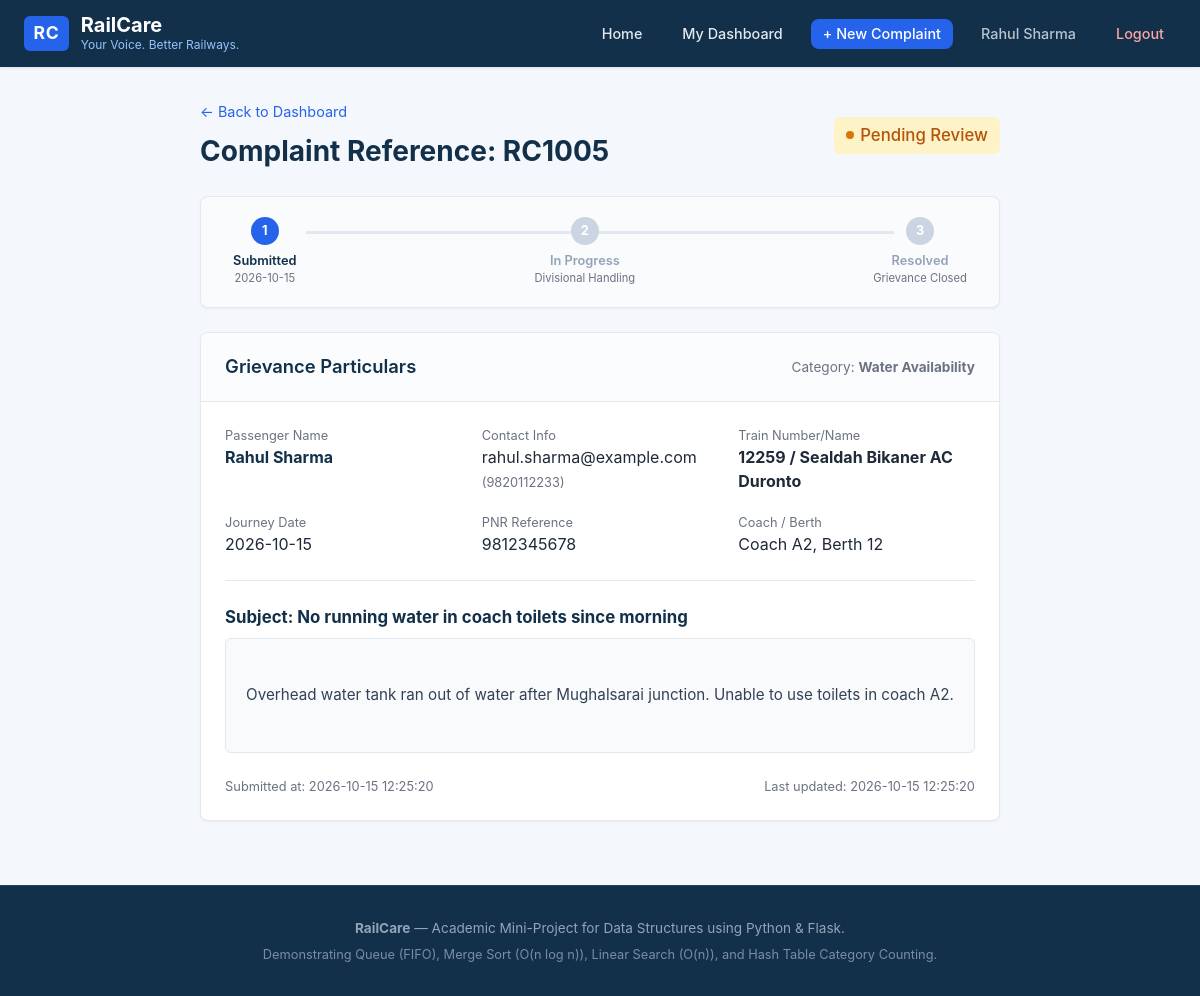
The page /complaints/track/RC1005 (signed in) on the database its author committed.
### tables this page shows
CREATE TABLE users (
        id INTEGER PRIMARY KEY AUTOINCREMENT,
        full_name TEXT NOT NULL,
        email TEXT UNIQUE NOT NULL,
        mobile TEXT NOT NULL,
        password_hash TEXT NOT NULL,
        is_admin INTEGER DEFAULT 0,
        created_at DATETIME DEFAULT CURRENT_TIMESTAMP
    );

CREATE TABLE complaints (
        id INTEGER PRIMARY KEY AUTOINCREMENT,
        complaint_id TEXT UNIQUE NOT NULL,
        user_id INTEGER NOT NULL,
        train_number TEXT NOT NULL,
        pnr_number TEXT,
        journey_date DATE NOT NULL,
        category TEXT NOT NULL,
        subject TEXT NOT NULL,
        description TEXT NOT NULL,
        location TEXT,
        status TEXT NOT NULL CHECK(status IN ('Pending', 'In Progress', 'Resolved')),
        created_at DATETIME DEFAULT CURRENT_TIMESTAMP,
        updated_at DATETIME DEFAULT CURRENT_TIMESTAMP,
        FOREIGN KEY (user_id) REFERENCES users (id) ON DELETE CASCADE
    );

### routes/complaints.py (the view)
@complaints_bp.route('/track/<complaint_id>')
def track_complaint(complaint_id):
    if 'user_id' not in session:
        flash('Please log in to track your complaint.', 'warning')
        return redirect(url_for('auth.login'))
    conn = get_db()
    cursor = conn.cursor()
    cursor.execute("""
        SELECT c.*, u.full_name as passenger_name, u.email as passenger_email, u.mobile as passenger_mobile
        FROM complaints c
        JOIN users u ON c.user_id = u.id
        WHERE c.complaint_id = ?;
    """, (complaint_id,))
    row = cursor.fetchone()
    conn.close()
    if not row:
        flash(f'Complaint with ID "{complaint_id}" was not found.', 'danger')
        if session.get('is_admin'):
            return redirect(url_for('admin.dashboard'))
        return redirect(url_for('user.dashboard'))
    complaint = dict(row)
    if not session.get('is_admin') and complaint['user_id'] != session['user_id']:
        flash('Access denied. You can only view complaints filed under your account.', 'danger')
        return redirect(url_for('user.dashboard'))
    return render_template('complaint_details.html', complaint=complaint, is_admin=session.get('is_admin', False))

### database.py (called while the page is built)
def get_db():
    if not os.path.exists(Config.INSTANCE_DIR):
        os.makedirs(Config.INSTANCE_DIR, exist_ok=True)
    conn = sqlite3.connect(Config.DATABASE)
    conn.row_factory = sqlite3.Row
    conn.execute("PRAGMA foreign_keys = ON;")
    return conn

### templates/complaint_details.html (shortened to what this page needs)
{% extends 'base.html' %}
{% block content %}
<div style="max-width: 850px; margin: 0 auto;">
  <div style="display: flex; justify-content: space-between; align-items: center; margin-bottom: 1.5rem; flex-wrap: wrap; gap: 1rem;">
    <div>
      <a href="{% if is_admin %}{{ url_for('admin.dashboard') }}{% else %}{{ url_for('user.dashboard') }}{% endif %}" style="color: var(--color-secondary); text-decoration: none; font-size: 0.9rem;">
        &larr; Back to Dashboard
      </a>
      <h1 style="font-size: 1.75rem; color: var(--color-primary); margin-top: 0.4rem; font-weight: 700;">
        Complaint Reference: {{ complaint.complaint_id }}
      </h1>
    </div>
    <div>
      {% if complaint.status == 'Pending' %}
        <span class="status-indicator status-pending" style="font-size: 1.05rem; padding: 0.35rem 0.75rem; background: #FEF3C7; border-radius: 6px;">
          <span class="status-dot"></span> Pending Review
        </span>
      {% elif complaint.status == 'In Progress' %}
        <span class="status-indicator status-in-progress" style="font-size: 1.05rem; padding: 0.35rem 0.75rem; background: #DBEAFE; border-radius: 6px;">
          <span class="status-dot"></span> In Progress
        </span>
      {% else %}
        <span class="status-indicator status-resolved" style="font-size: 1.05rem; padding: 0.35rem 0.75rem; background: #DCFCE7; border-radius: 6px;">
          <span class="status-dot"></span> Resolved
        </span>
      {% endif %}
    </div>
  </div>
  <div class="card" style="margin-bottom: 1.5rem; background: #FAFBFD;">
    <div class="card-body" style="padding: 1.25rem 2rem;">
      <div style="display: flex; justify-content: space-between; position: relative;">
        <div style="position: absolute; top: 14px; left: 10%; right: 10%; height: 3px; background: #E2E8F0; z-index: 1;"></div>
        <div style="position: relative; z-index: 3; text-align: center;">
          <div style="width: 28px; height: 28px; border-radius: 50%; background: var(--color-secondary); color: white; display: flex; align-items: center; justify-content: center; margin: 0 auto 0.4rem auto; font-size: 0.8rem; font-weight: bold;">
            1
          </div>
          <div style="font-size: 0.8rem; font-weight: 600; color: var(--color-primary);">Submitted</div>
          <div style="font-size: 0.7rem; color: var(--color-text-muted);">{{ complaint.created_at[:10] }}</div>
        </div>
        <div style="position: relative; z-index: 3; text-align: center;">
          <div style="width: 28px; height: 28px; border-radius: 50%; background: {% if complaint.status in ['In Progress', 'Resolved'] %}var(--color-secondary){% else %}#CBD5E1{% endif %}; color: white; display: flex; align-items: center; justify-content: center; margin: 0 auto 0.4rem auto; font-size: 0.8rem; font-weight: bold;">
            2
          </div>
          <div style="font-size: 0.8rem; font-weight: 600; color: {% if complaint.status in ['In Progress', 'Resolved'] %}var(--color-primary){% else %}#94A3B8{% endif %};">In Progress</div>
          <div style="font-size: 0.7rem; color: var(--color-text-muted);">Divisional Handling</div>
        </div>
        <div style="position: relative; z-index: 3; text-align: center;">
          <div style="width: 28px; height: 28px; border-radius: 50%; background: {% if complaint.status == 'Resolved' %}var(--color-success){% else %}#CBD5E1{% endif %}; color: white; display: flex; align-items: center; justify-content: center; margin: 0 auto 0.4rem auto; font-size: 0.8rem; font-weight: bold;">
            3
          </div>
          <div style="font-size: 0.8rem; font-weight: 600; color: {% if complaint.status == 'Resolved' %}var(--color-success){% else %}#94A3B8{% endif %};">Resolved</div>
          <div style="font-size: 0.7rem; color: var(--color-text-muted);">Grievance Closed</div>
        </div>
      </div>
    </div>
  </div>
  <div class="card">
    <div class="card-header">
      <h3>Grievance Particulars</h3>
      <span style="font-size: 0.85rem; color: var(--color-text-muted);">
        Category: <strong>{{ complaint.category }}</strong>
      </span>
    </div>
    <div class="card-body">
      <div style="display: grid; grid-template-columns: repeat(auto-fit, minmax(220px, 1fr)); gap: 1.25rem; margin-bottom: 1.5rem; padding-bottom: 1.5rem; border-bottom: 1px solid var(--color-border);">
        <div>
          <span style="font-size: 0.8rem; color: var(--color-text-muted); display: block;">Passenger Name</span>
          <strong style="color: var(--color-primary);">{{ complaint.passenger_name }}</strong>
        </div>
        <div>
          <span style="font-size: 0.8rem; color: var(--color-text-muted); display: block;">Contact Info</span>
          <span>{{ complaint.passenger_email }}</span>
          {% if complaint.passenger_mobile %}<span style="color: var(--color-text-muted); font-size: 0.8rem;">({{ complaint.passenger_mobile }})</span>{% endif %}
        </div>
        <div>
          <span style="font-size: 0.8rem; color: var(--color-text-muted); display: block;">Train Number/Name</span>
          <strong>{{ complaint.train_number }}</strong>
        </div>
        <div>
          <span style="font-size: 0.8rem; color: var(--color-text-muted); display: block;">Journey Date</span>
          <span>{{ complaint.journey_date }}</span>
        </div>
        <div>
          <span style="font-size: 0.8rem; color: var(--color-text-muted); display: block;">PNR Reference</span>
          <span>{{ complaint.pnr_number or 'Not Provided' }}</span>
        </div>
        <div>
          <span style="font-size: 0.8rem; color: var(--color-text-muted); display: block;">Coach / Berth</span>
          <span>{{ complaint.location or 'Not Specified' }}</span>
        </div>
      </div>
      <div style="margin-bottom: 1.5rem;">
        <h4 style="font-size: 1.05rem; color: var(--color-primary); margin-bottom: 0.5rem;">
          Subject: {{ complaint.subject }}
        </h4>
        <div style="background-color: #F8FAFC; border: 1px solid #E2E8F0; border-radius: 6px; padding: 1.25rem; white-space: pre-wrap; font-size: 0.95rem; line-height: 1.6; color: #334155;">
{{ complaint.description }}
        </div>
      </div>
      <div style="font-size: 0.8rem; color: var(--color-text-muted); display: flex; justify-content: space-between; flex-wrap: wrap;">
        <span>Submitted at: {{ complaint.created_at }}</span>
        <span>Last updated: {{ complaint.updated_at }}</span>
      </div>
    </div>
  </div>
</div>
{% endblock %}

### templates/base.html (shortened to what this page needs)
<!DOCTYPE html>
<html lang="en">
<head>
  <link rel="stylesheet" href="{{ url_for('static', filename='css/style.css') }}">
</head>
<body>
  <header class="navbar">
    <div class="navbar-container">
      <a href="{{ url_for('index') }}" class="brand-link">
        <span class="brand-logo-badge">RC</span>
        <div class="brand-text">
          <h1>RailCare</h1>
          <p>Your Voice. Better Railways.</p>
        </div>
      </a>
      <nav>
        <ul class="nav-menu">
          <li><a href="{{ url_for('index') }}" class="nav-link">Home</a></li>
          {% if session.get('user_id') %}
            {% if session.get('is_admin') %}
              <li><a href="{{ url_for('admin.dashboard') }}" class="nav-link">Admin Dashboard</a></li>
            {% else %}
              <li><a href="{{ url_for('user.dashboard') }}" class="nav-link">My Dashboard</a></li>
              <li><a href="{{ url_for('complaints.register_complaint') }}" class="nav-link nav-btn-primary">+ New Complaint</a></li>
            {% endif %}
            <li><span class="nav-link" style="opacity: 0.8;">{{ session.get('user_name') }}</span></li>
            <li><a href="{{ url_for('auth.logout') }}" class="nav-link" style="color: #FCA5A5;">Logout</a></li>
          {% else %}
            <li><a href="{{ url_for('auth.login') }}" class="nav-link">Passenger Login</a></li>
            <li><a href="{{ url_for('auth.register') }}" class="nav-link nav-btn-primary">Register</a></li>
            <li><a href="{{ url_for('auth.admin_login') }}" class="nav-link" style="color: #93C5FD;">Admin Portal</a></li>
          {% endif %}
        </ul>
      </nav>
    </div>
  </header>
  <main class="container">
    {% block content %}{% endblock %}
  </main>
  <footer class="footer">
    <div class="footer-container">
      <p><strong>RailCare</strong> — Academic Mini-Project for Data Structures using Python & Flask.</p>
      <p style="margin-top: 0.4rem; font-size: 0.8rem; opacity: 0.8;">
        Demonstrating Queue (FIFO), Merge Sort (O(n log n)), Linear Search (O(n)), and Hash Table Category Counting.
      </p>
    </div>
  </footer>
</body>
</html>

### static/css/style.css (style rules this page uses)
:root { --color-primary: #12304A; --color-primary-hover: #0c2033; --color-secondary: #2563EB; --color-secondary-hover: #1d4ed8; --color-bg: #F4F7FB; --color-card: #FFFFFF; --color-text: #1F2937; --color-text-muted: #6B7280; --color-border: #E5E7EB; --color-success: #16A34A; --color-warning: #D97706; --color-info: #0284C7; --color-danger: #DC2626; --font-family: -apple-system, BlinkMacSystemFont, "Segoe UI", Roboto, Oxygen, Ubuntu, Cantarell, "Helvetica Neue", sans-serif; --radius: 8px; }
*, *::before, *::after { box-sizing: border-box; margin: 0; padding: 0; }
body { font-family: var(--font-family); background-color: var(--color-bg); color: var(--color-text); line-height: 1.5; min-height: 100vh; display: flex; flex-direction: column; }
.navbar { background-color: var(--color-primary); color: #ffffff; padding: 0.85rem 1.5rem; box-shadow: 0 1px 3px rgba(0, 0, 0, 0.1); }
.navbar-container { max-width: 1200px; margin: 0 auto; display: flex; justify-content: space-between; align-items: center; }
.brand-link { display: flex; align-items: center; gap: 0.75rem; text-decoration: none; color: #ffffff; }
.brand-logo-badge { background: var(--color-secondary); color: #ffffff; font-weight: 700; font-size: 1.1rem; padding: 0.25rem 0.6rem; border-radius: 6px; letter-spacing: 0.5px; }
.brand-text h1 { font-size: 1.25rem; font-weight: 700; line-height: 1.1; color: #ffffff; }
.brand-text p { font-size: 0.75rem; color: #93C5FD; }
.nav-menu { display: flex; align-items: center; gap: 1rem; list-style: none; }
.nav-link { color: #E2E8F0; text-decoration: none; font-size: 0.9rem; font-weight: 500; padding: 0.4rem 0.75rem; border-radius: var(--radius); transition: background-color 0.15s, color 0.15s; }
.nav-btn-primary { background-color: var(--color-secondary); color: #ffffff !important; }
.container { max-width: 1200px; margin: 0 auto; padding: 2rem 1.25rem; flex: 1; }
.card { background: var(--color-card); border-radius: var(--radius); border: 1px solid var(--color-border); box-shadow: 0 1px 3px rgba(0, 0, 0, 0.05); margin-bottom: 2rem; overflow: hidden; }
.card-header { padding: 1.25rem 1.5rem; border-bottom: 1px solid var(--color-border); background-color: #FAFCFE; display: flex; justify-content: space-between; align-items: center; flex-wrap: wrap; gap: 1rem; }
.card-header h2, .card-header h3 { font-size: 1.15rem; font-weight: 600; color: var(--color-primary); }
.card-body { padding: 1.5rem; }
.status-indicator { display: inline-flex; align-items: center; gap: 0.4rem; font-size: 0.85rem; font-weight: 500; }
.status-dot { width: 8px; height: 8px; border-radius: 50%; display: inline-block; }
.status-pending .status-dot { background-color: var(--color-warning); }
.status-pending { color: #B45309; }
.footer { background-color: var(--color-primary); color: #94A3B8; padding: 2rem 1.5rem; font-size: 0.85rem; text-align: center; border-top: 1px solid rgba(255, 255, 255, 0.1); margin-top: auto; }

### rows shown on the page
users: get "Rahul Sharma", passenger_name "Rahul Sharma", passenger_email "rahul.sharma@example.com", passenger_mobile "9820112233"
complaints: complaint_id "RC1005", created_at "2026-10-15", category "Water Availability", train_number "12259 / Sealdah Bikaner AC Duronto", journey_date "2026-10-15", pnr_number "9812345678", location "Coach A2, Berth 12", subject "No running water in coach toilets since morning", description "Overhead water tank ran out of water after Mughalsarai junction. Unable to use toilets in coach A2.", created_at "2026-10-15 12:25:20", updated_at "2026-10-15 12:25:20"
